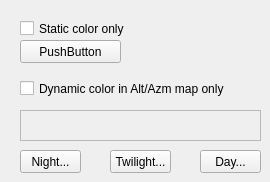
     <widget class="QWidget" name="stackedWidget_2Page8">
      <widget class="QCheckBox" name="checkBox_4">
       <property name="geometry">
        <rect>
         <x>20</x>
         <y>20</y>
         <width>161</width>
         <height>17</height>
        </rect>
       </property>
       <property name="text">
        <string>Static color only</string>
       </property>
      </widget>
      <widget class="CPushColorButton" name="pushButton_18">
       <property name="geometry">
        <rect>
         <x>20</x>
         <y>40</y>
         <width>101</width>
         <height>23</height>
        </rect>
       </property>
       <property name="text">
        <string>PushButton</string>
       </property>
      </widget>
      <widget class="CFrameGradient" name="frame">
       <property name="geometry">
        <rect>
         <x>20</x>
         <y>110</y>
         <width>241</width>
         <height>31</height>
        </rect>
       </property>
       <property name="frameShape">
        <enum>QFrame::StyledPanel</enum>
       </property>
       <property name="frameShadow">
        <enum>QFrame::Sunken</enum>
       </property>
      </widget>
      <widget class="QPushButton" name="pushButton_19">
       <property name="geometry">
        <rect>
         <x>20</x>
         <y>150</y>
         <width>61</width>
         <height>23</height>
        </rect>
       </property>
       <property name="text">
        <string>Night...</string>
       </property>
      </widget>
      <widget class="QPushButton" name="pushButton_20">
       <property name="geometry">
        <rect>
         <x>110</x>
         <y>150</y>
         <width>61</width>
         <height>23</height>
        </rect>
       </property>
       <property name="text">
        <string>Twilight...</string>
       </property>
      </widget>
      <widget class="QPushButton" name="pushButton_21">
       <property name="geometry">
        <rect>
         <x>200</x>
         <y>150</y>
         <width>61</width>
         <height>23</height>
        </rect>
       </property>
       <property name="text">
        <string>Day...</string>
       </property>
      </widget>
      <widget class="QCheckBox" name="checkBox_5">
       <property name="geometry">
        <rect>
         <x>20</x>
         <y>80</y>
         <width>211</width>
         <height>17</height>
        </rect>
       </property>
       <property name="text">
        <string>Dynamic color in Alt/Azm map only</string>
       </property>
      </widget>
     </widget>
